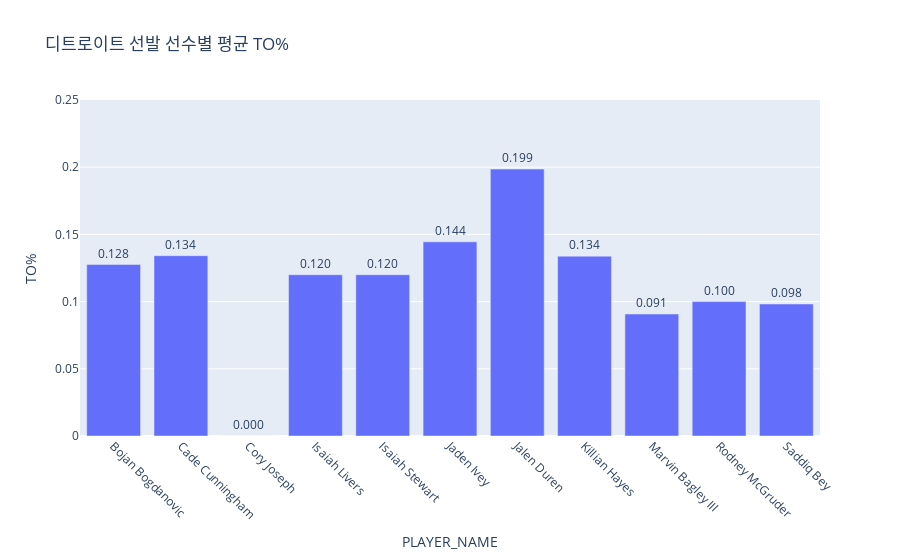

Write notebook code for a chart like this one.
### Code cell
pos = ['C','F','G']

# 디트로이트 선발 선수만
det_starters = df1[
    (df1['TEAM']=="Detroit") &
    (df1['START_POSITION'].isin(pos))
]

# 선수별 평균 TO%
det_starters_to = det_starters.groupby('PLAYER_NAME', as_index=False, observed=True)['TO%'].mean()

# 시각화
fig = px.bar(det_starters_to,
             x='PLAYER_NAME',
             y='TO%',
             title="디트로이트 선발 선수별 평균 TO%",
             text='TO%')
fig.update_traces(texttemplate='%{text:.3f}', textposition='outside')
fig.update_layout(xaxis_tickangle=45)
fig.update_yaxes(range=[0,0.25])
fig.show()

### Figure 1 — Plotly figure (JSON) as saved in the notebook; plotly's stock layout.template omitted (floating-point values rounded to 4 significant figures)
{"data": [{"hovertemplate": "PLAYER_NAME=%{x}<br>TO%=%{text}<extra></extra>", "legendgroup": "", "marker": {"color": "#636efa", "pattern": {"shape": ""}}, "name": "", "orientation": "v", "showlegend": false, "text": [0.1276, 0.1342, 0.0, 0.12, 0.12, 0.1445, 0.1986, 0.1338, 0.09077, 0.1, 0.09824], "textposition": "outside", "texttemplate": "%{text:.3f}", "type": "bar", "x": ["Bojan Bogdanovic", "Cade Cunningham", "Cory Joseph", "Isaiah Livers", "Isaiah Stewart", "Jaden Ivey", "Jalen Duren", "Killian Hayes", "Marvin Bagley III", "Rodney McGruder", "Saddiq Bey"], "xaxis": "x", "y": [0.1276, 0.1342, 0.0, 0.12, 0.12, 0.1445, 0.1986, 0.1338, 0.09077, 0.1, 0.09824], "yaxis": "y"}], "layout": {"barmode": "relative", "legend": {"tracegroupgap": 0}, "title": {"text": "디트로이트 선발 선수별 평균 TO%"}, "xaxis": {"anchor": "y", "domain": [0, 1], "tickangle": 45, "title": {"text": "PLAYER_NAME"}}, "yaxis": {"anchor": "x", "domain": [0, 1], "range": [0, 0.25], "title": {"text": "TO%"}}}}
